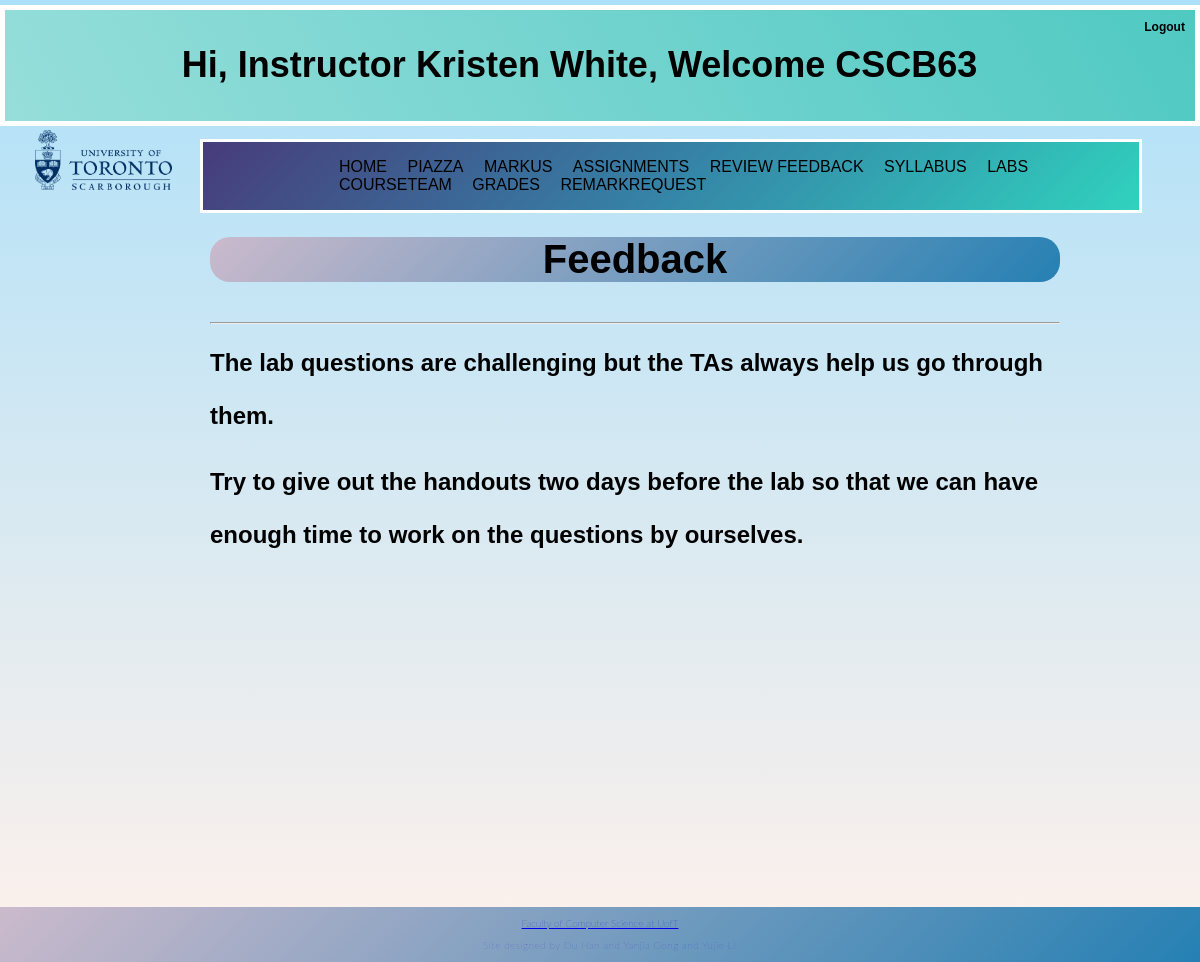
/reviewfeedback (signed in), run on the app's committed database.
### tables this page shows
CREATE TABLE "feedbacks" (
	"instructor"	TEXT,
	"question1"	TEXT,
	"question2"	TEXT,
	"question3"	TEXT,
	"question4"	TEXT,
	PRIMARY KEY("instructor","question1","question2","question3","question4")
);

### app.py (the view)
@app.route('/reviewfeedback')
def reviewfeedback():
    if 'username' not in session:
        return redirect(url_for('login'))
    if session['role'] == 0:
        return render_template('error.html',
                               message="You are not allowed to visit this page")
    sql = "SELECT question1, question2, question3, question4 FROM feedbacks WHERE instructor = '" + \
          session['name'] + "';"
    result = query_db(sql, args=(), one=False)
    return render_template('reviewfeedback.html', result=result, name=session['name'], role=session['role'])

### app.py (called while the page is built)
def get_db():
    db = getattr(g, '_database', None)
    if db is None:
        db = g._database = sqlite3.connect(DATABASE)
    return db

def query_db(query, args=(), one=False):
    cur = get_db().execute(query, args)
    rv = cur.fetchall()
    cur.close()
    return (rv[0] if rv else None) if one else rv

@app.teardown_appcontext
def close_connection(exception):
    db = getattr(g, '_database', None)
    if db is not None:
        db.close()

### templates/reviewfeedback.html (shortened to what this page needs)
<!DOCTYPE html>
<html lang="en" dir="ltr">
  <head>
    <link rel="stylesheet" type="text/css" href="{{ url_for('static',filename = 'css/template.css') }}">
  </head>
<body>
    {% extends "index.html" %}
    {% block content %}
    <div class = "review">
        <h1>Feedback</h1>
	    {% for element in result %}
        <hr>
	    <h2>{{element[2]}}</h2>
	    <h2>{{element[3]}}</h2>
	    {% endfor %}
    </div>
    {% endblock %}

### templates/index.html (shortened to what this page needs)
<!DOCTYPE html>
<html lang="en" dir="ltr">
    <head>
        <link rel="stylesheet" type="text/css" href="{{ url_for('static',filename = 'css/template.css') }}">
    </head>
<body>
    <div class="container_heading">
        <div id="header">
            <h6 align="Right"><a class = "out" href="{{url_for('logout')}}">Logout</a></h6>
            {% if role == 0 %}
            <H1 align="center">Hi, Student {{name}}, Welcome CSCB63</H1>
		    {% else %}
			<H1 align="center">Hi, Instructor {{name}}, Welcome CSCB63</H1>
		    {% endif %}
            <img src="{{ url_for('static',filename = 'images/university-of-toronto-scarborough.jpg') }}" align="left", height="60" >
        </div>
        <div class="container_contents">
			<ul>
				<li><a class = "menu" href="{{url_for('index')}}" >HOME</button></a></li>
				<li><a class = "menu" href="https://piazza.com/utoronto.ca/winter2017/cscb20">PIAZZA</a></li>
				<li><a class = "menu" href="https://markus.utsc.utoronto.ca/cscb20w21">MARKUS</a></li>
                <li><a class = "menu" href="{{url_for('assignment')}}">ASSIGNMENTS</a></li>
                {% if role == 0 %}
                <li><a class = "menu" href="{{url_for('anonymousfeedback')}}">ANONYMOUS FEEDBACK</a></li>
                {% else %}
                <li><a class = "menu" href="{{url_for('reviewfeedback')}}">REVIEW FEEDBACK </a></li>
                {% endif %}
                <li><a class = "menu" href="{{url_for('syllabus')}}">SYLLABUS</a></li>
				<li><a class = "menu" href="{{url_for('labs')}}">LABS</a></li>
				<li><a class = "menu" href="{{url_for('courseteam')}}">COURSETEAM</a></li>
                {% if role == 1 %}
                <li><a class = "menu" href="{{url_for('instructorgrades')}}">GRADES</a></li>
                <li><a class = "menu" href="{{url_for('viewremarks')}}">REMARKREQUEST</a></li>
                {% else %}
                <li><a class = "menu" href="{{url_for('studentgrades')}}"> {{name}}'s GRADES</a></li>
                {% endif %}
			</ul>
		</div>
	</div>
    {% block content %}{% endblock %}
    <br/><br/><br/>
    <footer class ="footer">
        <div>
		    <a href='http://www.utsc.utoronto.ca/cms/faculty-of-computer-science'>Faculty of Computer Science at UofT</a>
		    <p>Site designed by Du Han and Yanjia Gong and Yujie Li</p>
        </div>
	</footer>
</body>
</html>

### static/css/template.css (style rules this page uses)
body { min-height:100vh; margin: 0; font-family:Arial; background-image: linear-gradient(to top, #fff1eb 0%, #ace0f9 100%); padding:0; height:100%; display: grid; grid-template-rows:1fr auto; }
.container_contents { width: 70%; background: #4064a8; background-image: linear-gradient(-225deg, #473B7B 0%, #3584A7 51%, #30D2BE 100%); padding-left: 6em; border: #ffffff solid; margin-top: 13px; margin-left:200px; color: rgb(238, 189, 55); }
#header h6 { float:right; margin-top: 0px; margin-right: 0px; text-decoration: none; }
#header h6 a { color: black; text-decoration: none; font-size: 1em; padding-right: 0em; }
#header img { float: left; max-width: 100%; margin-top: 20px; margin-left: 20px; }
.container_contents a { color: black; text-decoration: none; font-size: 1em; padding-right: 1em; }
.container_contents li { display: inline; }
#header { font-size: 18px; margin: 5px 0px; border: 5px solid #FFF; padding: 10px; background-image: linear-gradient(60deg, #96deda 0%, #50c9c3 100%); }
.footer { font-family: 'Lato', sans-serif; font-weight: 30; background-image: linear-gradient(-225deg, #CBBACC 0%, #2580B3 100%); color: rgba(52, 34, 214, 0.8); font-size: 10px; text-align: center; padding: 10px 0; width: 100%; height: 35px; bottom: 0px; grid-row-start: 19; grid-row-end: 20; }
h2 { margin-bottom:-8px; }
p { text-indent:0.5cm; letter-spacing:0.05em; }
.review { margin-top: 2%; margin-right:140px; margin-left:210px; }
.review { margin-bottom: 300px; }
.review h1 { margin-top:0px; text-align: center; margin-bottom:40px; background-image: linear-gradient(-225deg, #CBBACC 0%, #2580B3 100%); font-size: 2.5em; border-radius: 0.5em; }
.review h2 { line-height:40pt; }

### data on the page
feedbacks: instructor "Kristen White", question3 "The lab questions are challenging but the TAs always help us go through them.", question4 "Try to give out the handouts two days before the lab so that we can have enough time to work on the questions by ourselves."
